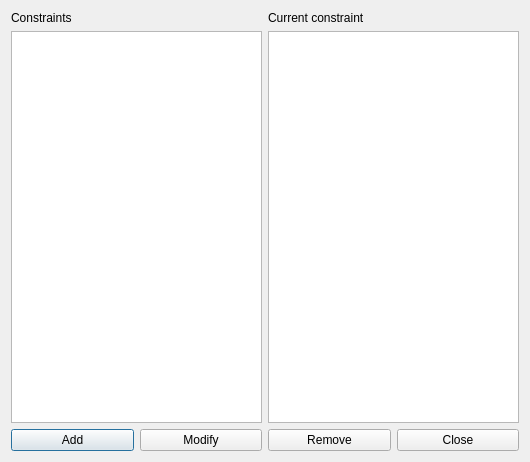
<?xml version="1.0" encoding="UTF-8"?>
<ui version="4.0">
 <class>ConstraintStudentsMaxDaysPerWeekForm_template</class>
 <widget class="QDialog" name="ConstraintStudentsMaxDaysPerWeekForm_template">
  <property name="geometry">
   <rect>
    <x>0</x>
    <y>0</y>
    <width>530</width>
    <height>462</height>
   </rect>
  </property>
  <property name="windowTitle">
   <string extracomment="This is the title of the dialog to see the list of all constraints of this type">Constraints students max days per week</string>
  </property>
  <layout class="QGridLayout" name="gridLayout">
   <item row="0" column="0">
    <layout class="QVBoxLayout" name="verticalLayout">
     <item>
      <widget class="QLabel" name="constraintsTextLabel">
       <property name="frameShape">
        <enum>QFrame::NoFrame</enum>
       </property>
       <property name="frameShadow">
        <enum>QFrame::Plain</enum>
       </property>
       <property name="text">
        <string>Constraints</string>
       </property>
       <property name="wordWrap">
        <bool>false</bool>
       </property>
      </widget>
     </item>
     <item>
      <widget class="QListWidget" name="constraintsListWidget"/>
     </item>
    </layout>
   </item>
   <item row="0" column="1">
    <layout class="QVBoxLayout" name="verticalLayout_2">
     <item>
      <widget class="QLabel" name="currentConstraintTextLabel">
       <property name="text">
        <string>Current constraint</string>
       </property>
       <property name="wordWrap">
        <bool>false</bool>
       </property>
      </widget>
     </item>
     <item>
      <widget class="QPlainTextEdit" name="currentConstraintTextEdit"/>
     </item>
    </layout>
   </item>
   <item row="1" column="0" colspan="2">
    <layout class="QHBoxLayout" name="horizontalLayout">
     <item>
      <widget class="QPushButton" name="addConstraintPushButton">
       <property name="text">
        <string>Add</string>
       </property>
      </widget>
     </item>
     <item>
      <widget class="QPushButton" name="modifyConstraintPushButton">
       <property name="text">
        <string>Modify</string>
       </property>
      </widget>
     </item>
     <item>
      <widget class="QPushButton" name="removeConstraintPushButton">
       <property name="text">
        <string>Remove</string>
       </property>
      </widget>
     </item>
     <item>
      <widget class="QPushButton" name="closePushButton">
       <property name="text">
        <string>Close</string>
       </property>
      </widget>
     </item>
    </layout>
   </item>
  </layout>
 </widget>
 <layoutdefault spacing="6" margin="11"/>
 <resources/>
 <connections/>
</ui>
